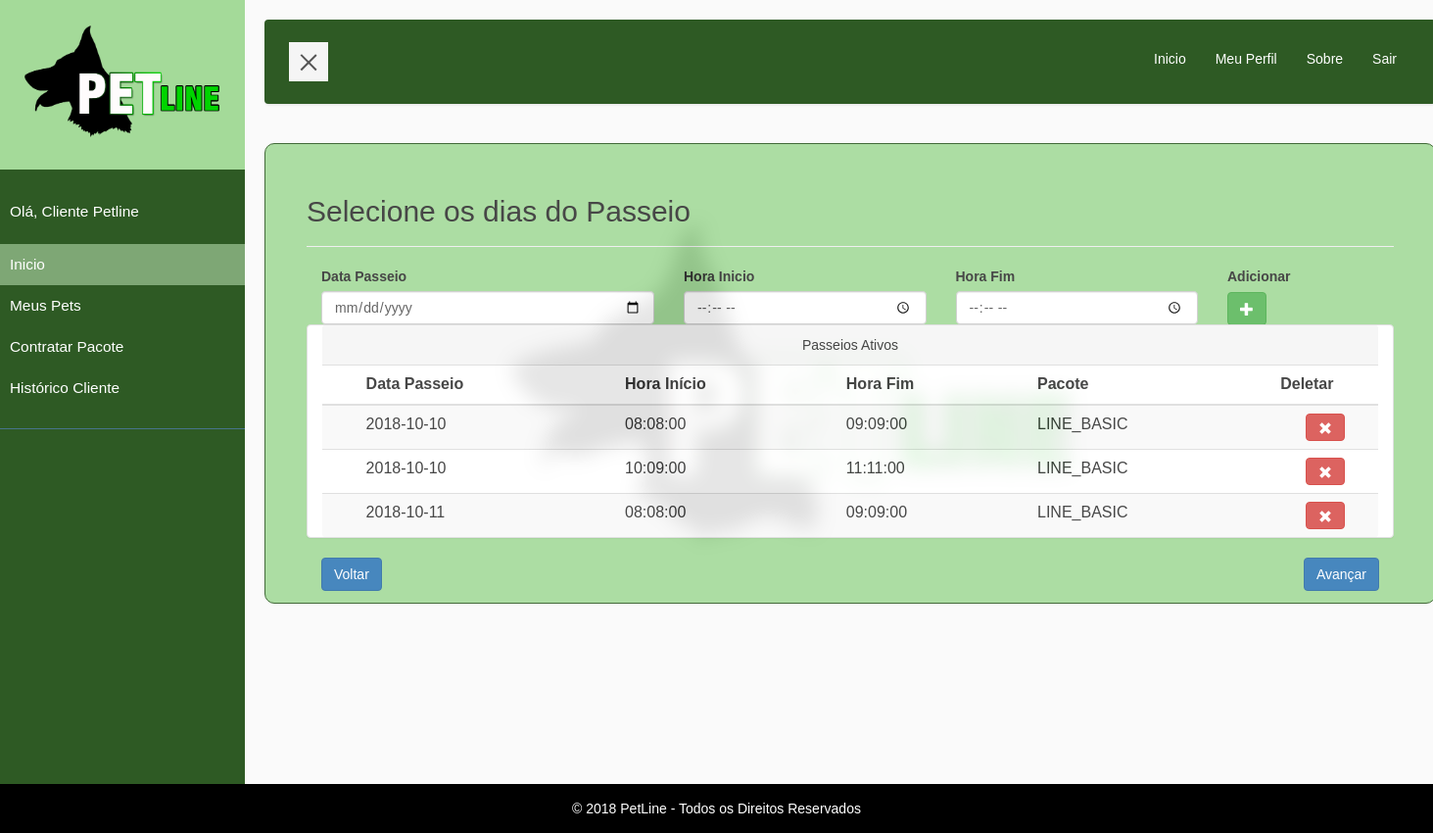
Before: /contrata_dia.php (signed in) with the older database file.
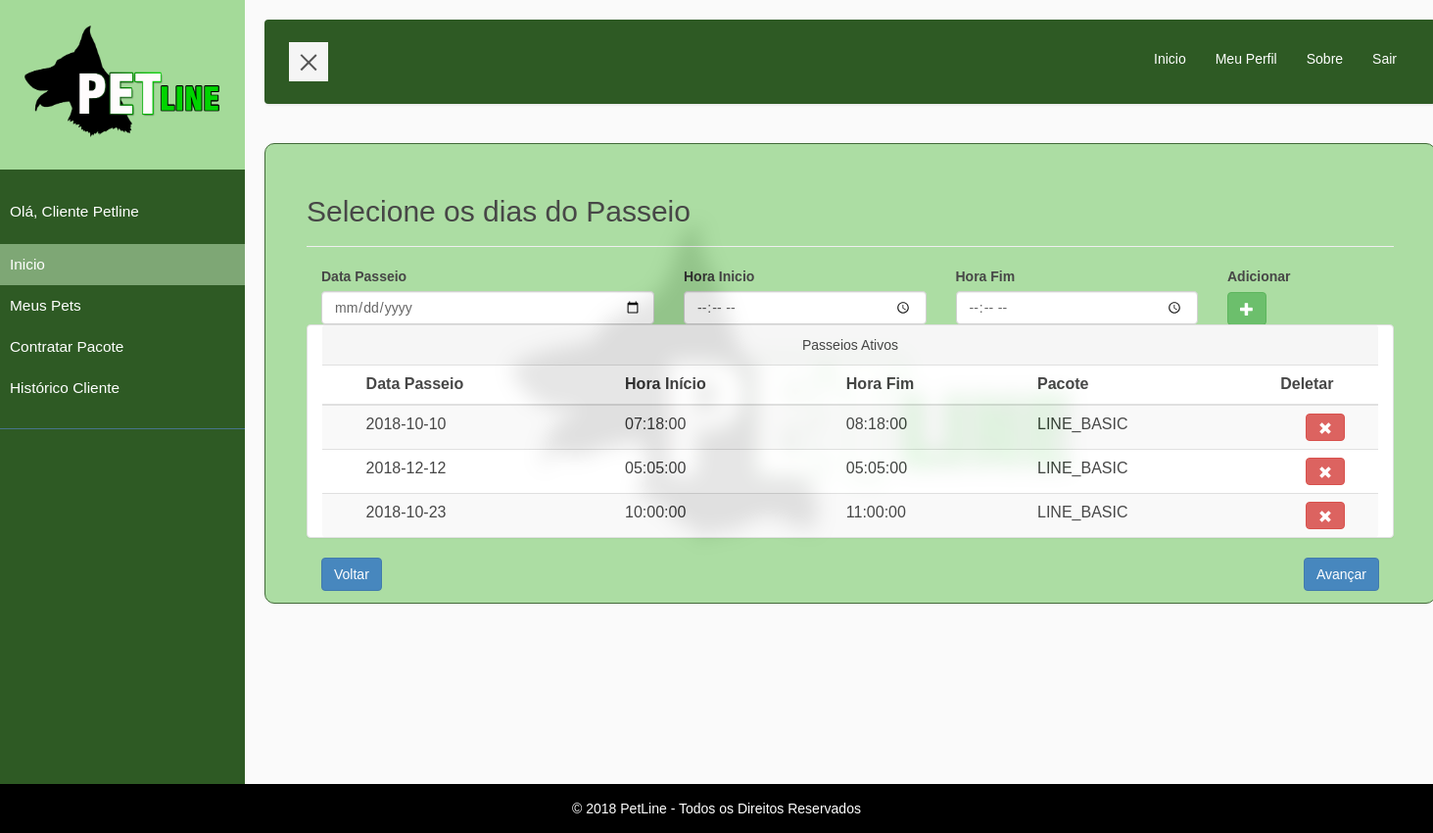
After: the same page with the newer database file.
### tables this page shows
CREATE TABLE `pacote` (
  `id` int(11) NOT NULL AUTO_INCREMENT,
  `nome` varchar(255) NOT NULL,
  `quantidade_passeio` int(11) NOT NULL,
  `dt_passeio` date NOT NULL,
  `hora_inicio` time DEFAULT NULL,
  `hora_fim` time DEFAULT NULL,
  `id_usuario` int(11) DEFAULT NULL,
  `dt_alteracao` timestamp NOT NULL DEFAULT CURRENT_TIMESTAMP ON UPDATE CURRENT_TIMESTAMP,
  `ativo` char(1) DEFAULT NULL,
  PRIMARY KEY (`id`),
  KEY `idx_pacote` (`id`),
  KEY `fk_id_usuario_2` (`id_usuario`),
  CONSTRAINT `fk_id_usuario_2` FOREIGN KEY (`id_usuario`) REFERENCES `usuario` (`id`)
);

### contrata_dia.php (the view, shortened to what this page needs)
<?php
include "cabecalho.php";
$id = $_SESSION['id'];
if (isset($_GET['po'])) {
    $pacote = $_GET['po'];
}else{
    $pacote = $_POST['pacote_opcao'];
}
?>
<div id="conteudo">
<div class="container">
    <div class="col-md-12">
        <div class="page-header">
            <h2>Selecione os dias do Passeio</h2>
        </div>
        <form action="contrata_dia.php?add" method="post" name="contrata_dia" id="contrata_dia">
            <div class="form-row">
                <div class="col-md-4">
                    <label for="dt_passeio">Data Passeio</label>
                    <input type="date" class="form-control" name="dt_passeio" id="dt_passeio">
                </div>
                <div class="col-md-3">
                    <label for="hora_inicio">Hora Inicio</label>
                    <input type="time" class="form-control" name="hora_inicio" id="hora_inicio">
                </div>
                <div class="col-md-3">
                    <label for="hora_fim">Hora Fim</label>
                    <input type="time" class="form-control" name="hora_fim" id="hora_fim">
                </div>
                <div class="col-md-2">
                    <label for="add">Adicionar</label> <br>
                    <button type="submit" class="btn btn-success glyphicon glyphicon-plus"></button>
                </div> <br>
                <?php
                    $sqlConsultaPacote = "SELECT id, dt_passeio, hora_inicio, hora_fim, nome, quantidade_passeio FROM pacote WHERE id_usuario = $id and ativo = 1 ORDER BY nome";
                    $resultadoConsultaPacote = mysqli_query($conn,$sqlConsultaPacote);
                    $contadorConsultaPacote = mysqli_num_rows($resultadoConsultaPacote);
                ?>
                <div class="table-responsive panel panel-default col-md-12">
                    <div class="panel-heading" align="center">Passeios Ativos</div>
                <table class="table table-striped">
                    <thead>
                        <tr>
                        <th scope="col"></th>
                        <th scope="col">Data Passeio</th>
                        <th scope="col">Hora Início</th>
                        <th scope="col">Hora Fim</th>
                        <th scope="col">Pacote</th>
                        <th scope="col">Deletar</th>
                        </tr>
                    </thead>
                    <tbody>
                    <?php
                        if ($contadorConsultaPacote > 0) {
                            while ($linhaConsultaPet = $resultadoConsultaPacote -> fetch_array(MYSQLI_ASSOC)) {
                                $dt_passeio = $linhaConsultaPet['dt_passeio'];
                                $hora_inicio = $linhaConsultaPet['hora_inicio'];
                                $hora_fim = $linhaConsultaPet['hora_fim'];
                                $nomePacote = $linhaConsultaPet['nome'];
                                $idPacote = $linhaConsultaPet['id'];
                                echo " <tr>
                                    <th></th>
                                    <td>$dt_passeio</td>
                                    <td>$hora_inicio</td>
                                    <td>$hora_fim</td>
                                    <td>$nomePacote</td>";?>
                                    <td width=10% align=center><a href="http://www.petline.com.br/consulta/deleta_usuario.php" onclick="if(confirm('Tem certeza que deseja excluir o dia?')) <?php echo "window.location.href = 'http://www.petline.com.br/deleta_dia.php?id=$idPacote&po=$pacote';" ?> ; return false" class="btn btn-danger"><span class="glyphicon glyphicon-remove"></span></a></td>
                                    <?php echo "</tr>";
                            }
                        }else{
                            echo "<h4>Não existem dias selecionados</h4>";
                        }
                    ?>
                    </tbody>
                </table>
                </div>
                <div class="col-md-6" align="left">
                    <a href="http://www.petline.com.br/contrata_pacote.php" class="btn btn-primary">Voltar</a>
                </div>
                <div class="col-md-6" align="right">
                    <a href="http://www.petline.com.br/lista_pet.php" class="btn btn-primary" id="lista_pet" name="lista_pet">Avançar</a>
                </div>
            </div>
        </form>
    </div>
</div>
</div>
<?php include "rodape.php";?>

### cabecalho.php (shortened to what this page needs)
<?php
$perfil = $_SESSION['perfil'];
$nome = $_SESSION['nome'];
$id = $_SESSION['id'];
?>
<html>
    <head>
        <link rel='stylesheet' href='https://maxcdn.bootstrapcdn.com/bootstrap/3.3.7/css/bootstrap.min.css'>
        <link rel="stylesheet" href="../css/petline.css">
        <link rel="stylesheet" href="../css/bootstrap-social.css">
    </head>
<body>
<div class="wrapper">
  <nav id="sidebar">
    <div class="sidebar-header">
      <img src="../img/logo4.png" alt="" style="width:100%;">
    </div>
    <ul class="list-unstyled components">
      <p>Olá, <?php echo $nome;?></p>
      <li class="active">
        <a href="http://www.petline.com.br/index.php">Inicio</a>
      </li>
      <?php
        switch ($perfil) {
                case 'cli':
                  echo "
                      <li>
                        <a href='http://www.petline.com.br/consulta/consulta_pet.php'>Meus Pets</a>
                      </li>
                      <li>
                        <a href='http://www.petline.com.br/contrata_pacote.php'>Contratar Pacote</a>
                      </li>
                      <li>
                        <a href='#'>Histórico  Cliente</a>
                      </li>
                    ";
                    break;
            }
      ?>
  </ul>
</nav>
  <div id="content">
    <nav class="navbar navbar-default">
      <div class="container-fluid">
        <div class="navbar-header">
          <button type="button" id="sidebarCollapse" class="navbar-btn">
                                <span></span>
                            </button>
        </div>
        <div class="collapse navbar-collapse" id="bs-example-navbar-collapse-1">
          <ul class="nav navbar-nav navbar-right">
            <li><a id="tmenu" href="http://www.petline.com.br/index.php">Inicio</a></li>
            <li><a id="tmenu" href="http://www.petline.com.br/consulta/detalha_usuario.php?id=<?php echo $id; ?>">Meu Perfil</a></li>
            <li><a id="tmenu" href="http://www.petline.com.br/sobre.php">Sobre</a></li>
            <li><a id="tmenu" href="#" onclick="if(confirm('Tem certeza que deseja sair?')) <?php echo "window.location.href = 'http://www.petline.com.br/logout.php';" ?> ; return false"<span>Sair</span></a></li>
          </ul>
        </div>
      </div>
    </nav>

### rodape.php
        </div>
        </div>
        <footer class="footer">
        <div align=center>
            <span class="footer-text">&copy; 2018 PetLine - Todos os Direitos Reservados</span>
        </div>
        </footer>
    </body>
</html>

### css/petline.css (style rules this page uses)
html, body { height:100%; }
.footer { background-color: black; color: white; padding: 15px; position: relative; bottom: 0; width:100%; }
#conteudo { border: solid #2E5A24 1px; border-radius: 10px; background-color: #A4DA99; padding: 12px; opacity: 0.9; }
body { font-family: 'Poppins', sans-serif; background: #fafafa; }
p { font-family: 'Poppins', sans-serif; font-size: 1.1em; font-weight: 300; line-height: 1.7em; color: black; }
#tmenu { color: white; width: 100%; }
a, a:hover, a:focus { color: inherit; text-decoration: none; transition: all 0.3s; }
.navbar { padding: 15px 10px; background: #2E5A24; width: 100%; border: none; border-radius: 10; margin-bottom: 40px; box-shadow: 1px 1px 3px rgba(0, 0, 0, 0.1); }
.navbar-btn { box-shadow: none; outline: none !important; border: none; }
.wrapper { display: flex; align-items: stretch; perspective: 1500px; }
#sidebar { min-width: 250px; max-width: 250px; background: #2E5A24; color: #fff; transition: all 0.6s cubic-bezier(0.945, 0.020, 0.270, 0.665); transform-origin: bottom left; }
#sidebar .sidebar-header { padding: 20px; background: #A4DA99; }
#sidebar ul.components { padding: 20px 0; border-bottom: 1px solid #47748b; }
#sidebar ul p { color: #fff; padding: 10px; }
#sidebar ul li a { padding: 10px; font-size: 1.1em; display: block; }
#sidebar ul li.active > a, a[aria-expanded="true"] { color: #fff; background: #7EA775; }
#content { padding: 20px; width: 100%; min-height: 100vh; transition: all 0.3s; }
#sidebarCollapse { width: 40px; height: 40px; background: #f5f5f5; }
#sidebarCollapse span { width: 80%; height: 2px; margin: 0 auto; display: block; background: #555; transition: all 0.8s cubic-bezier(0.810, -0.330, 0.345, 1.375); transition-delay: 0.2s; }
#sidebarCollapse span:last-of-type { transform: rotate(-45deg) translate(1px, -1px); }

Changed rows visible on the page:
removed pacote: dt_passeio "2018-10-10", hora_inicio "08:08:00", hora_fim "09:09:00", nome "LINE_BASIC"
removed pacote: dt_passeio "2018-10-10", hora_inicio "10:09:00", hora_fim "11:11:00", nome "LINE_BASIC"
removed pacote: dt_passeio "2018-10-11", hora_inicio "08:08:00", hora_fim "09:09:00", nome "LINE_BASIC"
added pacote: dt_passeio "2018-10-10", hora_inicio "07:18:00", hora_fim "08:18:00", nome "LINE_BASIC"
added pacote: dt_passeio "2018-12-12", hora_inicio "05:05:00", hora_fim "05:05:00", nome "LINE_BASIC"
added pacote: dt_passeio "2018-10-23", hora_inicio "10:00:00", hora_fim "11:00:00", nome "LINE_BASIC"
